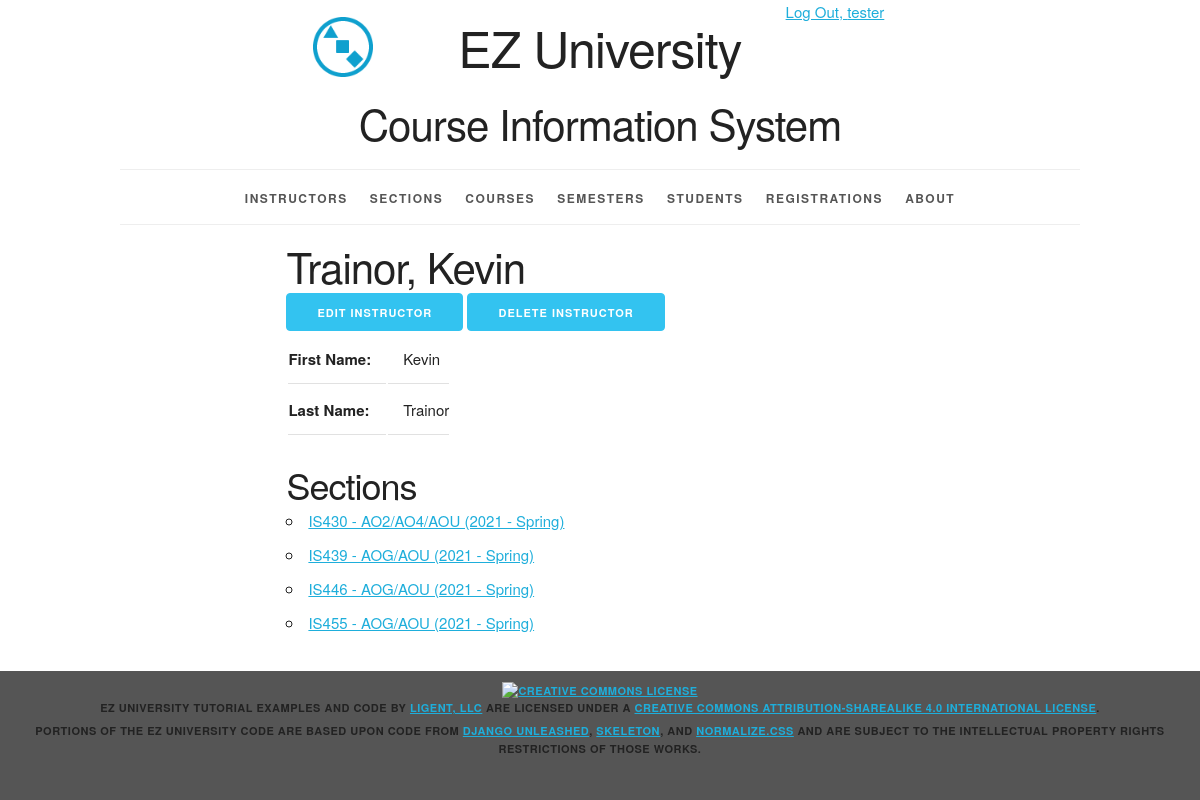
The page /instructor/1 (signed in) on the database its author committed.
### courseinfo/models.py (models this page shows, shortened)
class Instructor(models.Model):
    instructor_id = models.AutoField(primary_key=True)
    first_name = models.CharField(max_length=45)
    last_name = models.CharField(max_length=45)
    disambiguator = models.CharField(max_length=45, blank=True, default='')
    def __str__(self):
        result = ''
        if self.disambiguator == '':
            result = '%s, %s' % (self.last_name, self.first_name)
        else:
            result = '%s, %s (%s)' % (self.last_name, self.first_name, self.disambiguator)
        return result
    def get_update_url(self):
        return reverse('courseinfo_instructor_update_urlpattern',
                       kwargs={'pk': self.pk}
                       )
    def get_delete_url(self):
        return reverse('courseinfo_instructor_delete_urlpattern',
                       kwargs={'pk': self.pk}
                       )
    class Meta:
        ordering = ['last_name', 'first_name', 'disambiguator']
        constraints = [
            UniqueConstraint(fields=['last_name', 'first_name', 'disambiguator'],
                             name='unique_instructor')
        ]

class Section(models.Model):
    section_id = models.AutoField(primary_key=True)
    section_name = models.CharField(max_length=20)
    semester = models.ForeignKey(Semester, related_name='sections', on_delete=models.PROTECT)
    course = models.ForeignKey(Course, related_name='sections', on_delete=models.PROTECT)
    instructor = models.ForeignKey(Instructor, related_name='sections', on_delete=models.PROTECT)
    def __str__(self):
        return '%s - %s (%s)' % (self.course.course_number, self.section_name, self.semester.__str__())
    def get_absolute_url(self):
        return reverse('courseinfo_section_detail_urlpattern',
                       kwargs={'pk': self.pk}
                       )
    class Meta:
        ordering = ['course', 'section_name', 'semester']
        constraints = [
            UniqueConstraint(fields=['semester', 'course', 'section_name'],
                             name='unique_section')
        ]

class Course(models.Model):
    course_id = models.AutoField(primary_key=True)
    course_number = models.CharField(max_length=20)
    course_name = models.CharField(max_length=255)
    class Meta:
        ordering = ['course_number', 'course_name']
        constraints = [
            UniqueConstraint(fields=['course_number', 'course_name'], name='unique_course')
        ]

class Semester(models.Model):
    semester_id = models.AutoField(primary_key=True)
    year = models.ForeignKey(Year, related_name='semesters', on_delete=models.PROTECT)
    period = models.ForeignKey(Period, related_name='semesters', on_delete=models.PROTECT)
    def __str__(self):
        return '%s - %s' % (self.year.year, self.period.period_name)
    class Meta:
        ordering = ['year__year', 'period__period_sequence']
        constraints = [
            UniqueConstraint(fields=['year', 'period'], name='unique_semester')
        ]

class Year(models.Model):
    year_id = models.AutoField(primary_key=True)
    year = models.IntegerField(unique=True)
    class Meta:
        ordering = ['year']

class Period(models.Model):
    period_id = models.AutoField(primary_key=True)
    period_sequence = models.IntegerField(unique=True)
    period_name = models.CharField(max_length=45, unique=True)
    class Meta:
        ordering = ['period_sequence']

### courseinfo/views.py (the view)
class InstructorDetail(LoginRequiredMixin, PermissionRequiredMixin, DetailView):
    model = Instructor
    permission_required = 'courseinfo.view_instructor'
    def get_context_data(self, **kwargs):
        context = super(DetailView, self).get_context_data(**kwargs)
        instructor = self.get_object()
        section_list = instructor.sections.all()
        context['section_list'] = section_list
        return context

### courseinfo/templates/courseinfo/instructor_detail.html (shortened to what this page needs)
{% extends 'courseinfo/base.html' %}
{% block content %}
    <article>
        <div class="row">
            <div class="offset-by-two eight columns">
                <h2>{{ instructor }}</h2>
                <ul class="inline">
                    {% if perms.courseinfo.change_instructor %}
                        <li>
                            <a href="{{ instructor.get_update_url }}"
                               class="button button-primary">
                                Edit Instructor</a></li>
                    {% endif %}
                    {% if perms.courseinfo.delete_instructor %}
                        <li>
                            <a href="{{ instructor.get_delete_url }}"
                               class="button button-primary">
                                Delete Instructor</a></li>
                    {% endif %}
                </ul>
                <section>
                    <table>
                        <tr>
                            <th>First Name:</th>
                            <td>{{ instructor.first_name }}</td>
                        </tr>
                        <tr>
                            <th>Last Name:</th>
                            <td>{{ instructor.last_name }}</td>
                        </tr>
                    </table>
                </section>
                <section>
                    <h3>Sections</h3>
                    <ul>
                        {% for section in section_list %}
                            <li>
                                <a href="{{ section.get_absolute_url }}">{{ section }}</a>
                            </li>
                        {% empty %}
                            <li><em>There are currently no sections for this instructor.</em></li>
                        {% endfor %}
                    </ul>
                </section>
            </div>
        </div>
    </article>
{% endblock %}

### courseinfo/templates/courseinfo/base.html (shortened to what this page needs)
{% load static %}
<!DOCTYPE html>
<html lang="en">
<head>
    <link rel="stylesheet" type="text/css"
          href="{% static 'coursinfo/normalize.css' %}">
    <link rel="stylesheet" type="text/css"
          href="{% static 'courseinfo/skeleton.css' %}">
    <link rel="stylesheet" type="text/css"
          href="{% static 'courseinfo/style.css' %}">
</head>
<body>
<div class="container">
    <div class="status row">
        <div class="offset-by-eight four columns">
            <ul class="inline">
                {% if user.is_authenticated %}
                    <li><a href="{% url 'logout_urlpattern' %}">
                        Log Out, {{ user.get_username }}</a></li>
                {% else %}
                    <li><a href="{% url 'login_urlpattern' %}">
                        Log In</a></li>
                {% endif %}
            </ul>
        </div>
    </div>
    <header class="row">
        <div class="offset-by-one ten columns">
            <h1 class="logo">EZ University</h1>
            <h2>Course Information System</h2>
        </div>
    </header>
    <nav>
        <ul>
            {% if perms.courseinfo.view_instructor %}
                <li>
                    <a href="{% url 'courseinfo_instructor_list_urlpattern' %}">
                        Instructors</a></li>
            {% endif %}
            {% if perms.courseinfo.view_section %}
                <li>
                    <a href="{% url 'courseinfo_section_list_urlpattern' %}">
                        Sections</a></li>
            {% endif %}
            {% if perms.courseinfo.view_course %}
                <li>
                    <a href="{% url 'courseinfo_course_list_urlpattern' %}">
                        Courses</a></li>
            {% endif %}
            {% if perms.courseinfo.view_semester %}
                <li>
                    <a href="{% url 'courseinfo_semester_list_urlpattern' %}">
                        Semesters</a></li>
            {% endif %}
            {% if perms.courseinfo.view_student %}
                <li>
                    <a href="{% url 'courseinfo_student_list_urlpattern' %}">
                        Students</a></li>
            {% endif %}
            {% if perms.courseinfo.view_registration %}
                <li>
                    <a href="{% url 'courseinfo_registration_list_urlpattern' %}">
                        Registrations</a></li>
            {% endif %}
            <li>
                <a href="{% url 'about_urlpattern' %}">
                    About</a></li>
        </ul>
    </nav>
    <main>
        {% block content %}{% endblock %}
    </main>
</div>
<footer>
    <p>
        <a rel="license" href="http://creativecommons.org/licenses/by-sa/4.0/">
            <img alt="Creative Commons License" style="border-width:0"
                 src="https://i.creativecommons.org/l/by-sa/4.0/88x31.png"/>
        </a><br/><span property="dct:title">EZ University Tutorial Examples and Code</span>
        by
        <a href="https://www.ligent.net" property="cc:attributionName"
           rel="cc:attributionURL">Ligent, LLC</a> are licensed under a
        <a rel="license" href="http://creativecommons.org/licenses/by-sa/4.0/">Creative Commons Attribution-ShareAlike
            4.0 International License</a>.
    </p>
    <p>Portions of the EZ University code are based upon code from
        <a href="https://django-unleashed.com">Django Unleashed</a>,
        <a href="http://getskeleton.com/">Skeleton</a>, and
        <a href="https://necolas.github.io/normalize.css/">Normalize.css</a> and
        are subject to the intellectual property rights restrictions of those works.
    </p>
</footer>
</body>
</html>

### courseinfo/static/courseinfo/skeleton.css (style rules this page uses)
.container { position: relative; width: 100%; max-width: 960px; margin: 0 auto; padding: 0 20px; box-sizing: border-box; }
.column, .columns { width: 100%; float: left; box-sizing: border-box; }
@media (min-width: 400px) { .container { width: 85%; padding: 0; } }
@media (min-width: 550px) { .container { width: 80%; } }
@media (min-width: 550px) { .column, .columns { margin-left: 4%; } }
@media (min-width: 550px) { .column:first-child, .columns:first-child { margin-left: 0; } }
@media (min-width: 550px) { .four.columns { width: 30.6666666667%; } }
@media (min-width: 550px) { .eight.columns { width: 65.3333333333%; } }
@media (min-width: 550px) { .ten.columns { width: 82.6666666667%; } }
@media (min-width: 550px) { .offset-by-one.column, .offset-by-one.columns { margin-left: 8.66666666667%; } }
@media (min-width: 550px) { .offset-by-two.column, .offset-by-two.columns { margin-left: 17.3333333333%; } }
@media (min-width: 550px) { .offset-by-eight.column, .offset-by-eight.columns { margin-left: 69.3333333333%; } }
html { font-size: 62.5%; }
body { font-size: 1.5em; line-height: 1.6; font-weight: 400; font-family: "Raleway", "HelveticaNeue", "Helvetica Neue", Helvetica, Arial, sans-serif; color: #222; }
h1, h2, h3, h4, h5, h6 { margin-top: 0; margin-bottom: 2rem; font-weight: 300; }
h1 { font-size: 4.0rem; line-height: 1.2; letter-spacing: -.1rem; }
h2 { font-size: 3.6rem; line-height: 1.25; letter-spacing: -.1rem; }
h3 { font-size: 3.0rem; line-height: 1.3; letter-spacing: -.1rem; }
@media (min-width: 550px) { h1 { font-size: 5.0rem; } }
@media (min-width: 550px) { h2 { font-size: 4.2rem; } }
@media (min-width: 550px) { h3 { font-size: 3.6rem; } }
p { margin-top: 0; }
a { color: #1EAEDB; }
.button, button, input[type="submit"], input[type="reset"], input[type="button"] { display: inline-block; height: 38px; padding: 0 30px; color: #555; text-align: center; font-size: 11px; font-weight: 600; line-height: 38px; letter-spacing: .1rem; text-transform: uppercase; text-decoration: none; white-space: nowrap; background-color: transparent; border-radius: 4px; border: 1px solid #bbb; cursor: pointer; box-sizing: border-box; }
.button.button-primary, button.button-primary, input[type="submit"].button-primary, input[type="reset"].button-primary, input[type="button"].button-primary { color: #FFF; background-color: #33C3F0; border-color: #33C3F0; }
ul { list-style: circle inside; }
ol, ul { padding-left: 0; margin-top: 0; }
li { margin-bottom: 1rem; }
th, td { padding: 12px 15px; text-align: left; border-bottom: 1px solid #E1E1E1; }
th:first-child, td:first-child { padding-left: 0; }
th:last-child, td:last-child { padding-right: 0; }
button, .button { margin-bottom: 1rem; }
pre, blockquote, dl, figure, table, p, ul, ol, form { margin-bottom: 2.5rem; }
.container:after, .row:after, .u-cf { content: ""; display: table; clear: both; }

### rows shown on the page
Instructor: disambiguator+last_name+first_name "Trainor, Kevin", first_name "Kevin", last_name "Trainor"
Section: course+section_name+semester "IS430 - AO2/AO4/AOU (2021 - Spring)"
Section: course+section_name+semester "IS439 - AOG/AOU (2021 - Spring)"
Section: course+section_name+semester "IS446 - AOG/AOU (2021 - Spring)"
Section: course+section_name+semester "IS455 - AOG/AOU (2021 - Spring)"

### other values the page prints
{{ user.get_username }} "tester"
